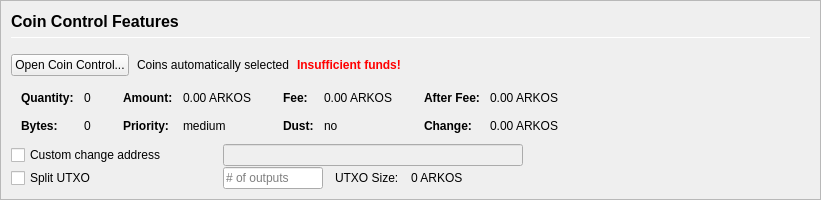
         <widget class="QFrame" name="frameCoinControl">
          <property name="sizePolicy">
           <sizepolicy hsizetype="Expanding" vsizetype="Expanding">
            <horstretch>0</horstretch>
            <verstretch>0</verstretch>
           </sizepolicy>
          </property>
          <property name="maximumSize">
           <size>
            <width>16777215</width>
            <height>16777215</height>
           </size>
          </property>
          <property name="frameShape">
           <enum>QFrame::StyledPanel</enum>
          </property>
          <property name="frameShadow">
           <enum>QFrame::Sunken</enum>
          </property>
          <layout class="QVBoxLayout" name="verticalLayoutCoinControl2">
           <property name="spacing">
            <number>0</number>
           </property>
           <property name="margin">
            <number>0</number>
           </property>
           <item>
            <widget class="QFrame" name="frameCoinControl_BG">
             <layout class="QVBoxLayout" name="verticalLayoutCoinControl" stretch="0,0,0,0,0,0">
              <property name="spacing">
               <number>1</number>
              </property>
              <property name="leftMargin">
               <number>10</number>
              </property>
              <property name="topMargin">
               <number>10</number>
              </property>
              <item>
               <layout class="QHBoxLayout" name="horizontalLayoutCoinControl1">
                <property name="bottomMargin">
                 <number>15</number>
                </property>
                <item>
                 <layout class="QVBoxLayout" name="verticalLayout_3">
                  <property name="spacing">
                   <number>6</number>
                  </property>
                  <item>
                   <widget class="QLabel" name="labelCoinControlFeatures">
                    <property name="sizePolicy">
                     <sizepolicy hsizetype="Preferred" vsizetype="Maximum">
                      <horstretch>0</horstretch>
                      <verstretch>0</verstretch>
                     </sizepolicy>
                    </property>
                    <property name="minimumSize">
                     <size>
                      <width>0</width>
                      <height>20</height>
                     </size>
                    </property>
                    <property name="font">
                     <font>
                      <pointsize>12</pointsize>
                      <weight>75</weight>
                      <bold>true</bold>
                     </font>
                    </property>
                    <property name="styleSheet">
                     <string notr="true">font-weight:bold;</string>
                    </property>
                    <property name="text">
                     <string>Coin Control Features</string>
                    </property>
                   </widget>
                  </item>
                  <item>
                   <widget class="Line" name="line">
                    <property name="minimumSize">
                     <size>
                      <width>0</width>
                      <height>1</height>
                     </size>
                    </property>
                    <property name="maximumSize">
                     <size>
                      <width>16777215</width>
                      <height>1</height>
                     </size>
                    </property>
                    <property name="orientation">
                     <enum>Qt::Horizontal</enum>
                    </property>
                   </widget>
                  </item>
                 </layout>
                </item>
               </layout>
              </item>
              <item>
               <layout class="QHBoxLayout" name="horizontalLayoutCoinControl2" stretch="0,0,0,0">
                <property name="spacing">
                 <number>8</number>
                </property>
                <property name="bottomMargin">
                 <number>10</number>
                </property>
                <item>
                 <widget class="QPushButton" name="pushButtonCoinControl">
                  <property name="styleSheet">
                   <string notr="true"/>
                  </property>
                  <property name="text">
                   <string>Open Coin Control...</string>
                  </property>
                  <property name="autoDefault">
                   <bool>false</bool>
                  </property>
                 </widget>
                </item>
                <item>
                 <widget class="QLabel" name="labelCoinControlAutomaticallySelected">
                  <property name="text">
                   <string>Coins automatically selected</string>
                  </property>
                  <property name="margin">
                   <number>5</number>
                  </property>
                 </widget>
                </item>
                <item>
                 <widget class="QLabel" name="labelCoinControlInsuffFunds">
                  <property name="font">
                   <font>
                    <weight>75</weight>
                    <bold>true</bold>
                   </font>
                  </property>
                  <property name="styleSheet">
                   <string notr="true">color:red;font-weight:bold;</string>
                  </property>
                  <property name="text">
                   <string>Insufficient funds!</string>
                  </property>
                  <property name="margin">
                   <number>5</number>
                  </property>
                 </widget>
                </item>
                <item>
                 <spacer name="horizontalSpacerCoinControl">
                  <property name="orientation">
                   <enum>Qt::Horizontal</enum>
                  </property>
                  <property name="sizeHint" stdset="0">
                   <size>
                    <width>40</width>
                    <height>1</height>
                   </size>
                  </property>
                 </spacer>
                </item>
               </layout>
              </item>
              <item>
               <widget class="QWidget" name="widgetCoinControl" native="true">
                <property name="sizePolicy">
                 <sizepolicy hsizetype="Preferred" vsizetype="Preferred">
                  <horstretch>0</horstretch>
                  <verstretch>0</verstretch>
                 </sizepolicy>
                </property>
                <property name="minimumSize">
                 <size>
                  <width>0</width>
                  <height>0</height>
                 </size>
                </property>
                <property name="styleSheet">
                 <string notr="true"/>
                </property>
                <layout class="QHBoxLayout" name="horizontalLayoutCoinControl5">
                 <property name="margin">
                  <number>0</number>
                 </property>
                 <item>
                  <layout class="QHBoxLayout" name="horizontalLayoutCoinControl3" stretch="0,0,0,1">
                   <property name="spacing">
                    <number>20</number>
                   </property>
                   <property name="topMargin">
                    <number>0</number>
                   </property>
                   <property name="bottomMargin">
                    <number>10</number>
                   </property>
                   <item>
                    <layout class="QFormLayout" name="formLayoutCoinControl1">
                     <property name="horizontalSpacing">
                      <number>10</number>
                     </property>
                     <property name="verticalSpacing">
                      <number>14</number>
                     </property>
                     <property name="leftMargin">
                      <number>10</number>
                     </property>
                     <property name="topMargin">
                      <number>4</number>
                     </property>
                     <property name="rightMargin">
                      <number>6</number>
                     </property>
                     <item row="0" column="0">
                      <widget class="QLabel" name="labelCoinControlQuantityText">
                       <property name="font">
                        <font>
                         <weight>75</weight>
                         <bold>true</bold>
                        </font>
                       </property>
                       <property name="text">
                        <string>Quantity:</string>
                       </property>
                       <property name="margin">
                        <number>0</number>
                       </property>
                      </widget>
                     </item>
                     <item row="0" column="1">
                      <widget class="QLabel" name="labelCoinControlQuantity">
                       <property name="cursor">
                        <cursorShape>IBeamCursor</cursorShape>
                       </property>
                       <property name="contextMenuPolicy">
                        <enum>Qt::ActionsContextMenu</enum>
                       </property>
                       <property name="text">
                        <string notr="true">0</string>
                       </property>
                       <property name="margin">
                        <number>0</number>
                       </property>
                       <property name="textInteractionFlags">
                        <set>Qt::LinksAccessibleByMouse|Qt::TextSelectableByKeyboard|Qt::TextSelectableByMouse</set>
                       </property>
                      </widget>
                     </item>
                     <item row="1" column="0">
                      <widget class="QLabel" name="labelCoinControlBytesText">
                       <property name="font">
                        <font>
                         <weight>75</weight>
                         <bold>true</bold>
                        </font>
                       </property>
                       <property name="text">
                        <string>Bytes:</string>
                       </property>
                      </widget>
                     </item>
                     <item row="1" column="1">
                      <widget class="QLabel" name="labelCoinControlBytes">
                       <property name="cursor">
                        <cursorShape>IBeamCursor</cursorShape>
                       </property>
                       <property name="contextMenuPolicy">
                        <enum>Qt::ActionsContextMenu</enum>
                       </property>
                       <property name="text">
                        <string notr="true">0</string>
                       </property>
                       <property name="textInteractionFlags">
                        <set>Qt::LinksAccessibleByMouse|Qt::TextSelectableByKeyboard|Qt::TextSelectableByMouse</set>
                       </property>
                      </widget>
                     </item>
                    </layout>
                   </item>
                   <item>
                    <layout class="QFormLayout" name="formLayoutCoinControl2">
                     <property name="horizontalSpacing">
                      <number>10</number>
                     </property>
                     <property name="verticalSpacing">
                      <number>14</number>
                     </property>
                     <property name="leftMargin">
                      <number>6</number>
                     </property>
                     <property name="topMargin">
                      <number>4</number>
                     </property>
                     <property name="rightMargin">
                      <number>6</number>
                     </property>
                     <item row="0" column="0">
                      <widget class="QLabel" name="labelCoinControlAmountText">
                       <property name="font">
                        <font>
                         <weight>75</weight>
                         <bold>true</bold>
                        </font>
                       </property>
                       <property name="text">
                        <string>Amount:</string>
                       </property>
                       <property name="margin">
                        <number>0</number>
                       </property>
                      </widget>
                     </item>
                     <item row="0" column="1">
                      <widget class="QLabel" name="labelCoinControlAmount">
                       <property name="cursor">
                        <cursorShape>IBeamCursor</cursorShape>
                       </property>
                       <property name="contextMenuPolicy">
                        <enum>Qt::ActionsContextMenu</enum>
                       </property>
                       <property name="text">
                        <string notr="true">0.00 ARKOS</string>
                       </property>
                       <property name="textInteractionFlags">
                        <set>Qt::LinksAccessibleByMouse|Qt::TextSelectableByKeyboard|Qt::TextSelectableByMouse</set>
                       </property>
                      </widget>
                     </item>
                     <item row="1" column="0">
                      <widget class="QLabel" name="labelCoinControlPriorityText">
                       <property name="font">
                        <font>
                         <weight>75</weight>
                         <bold>true</bold>
                        </font>
                       </property>
                       <property name="text">
                        <string>Priority:</string>
                       </property>
                      </widget>
                     </item>
                     <item row="1" column="1">
                      <widget class="QLabel" name="labelCoinControlPriority">
                       <property name="cursor">
                        <cursorShape>IBeamCursor</cursorShape>
                       </property>
                       <property name="contextMenuPolicy">
                        <enum>Qt::ActionsContextMenu</enum>
                       </property>
                       <property name="text">
                        <string>medium</string>
                       </property>
                       <property name="textInteractionFlags">
                        <set>Qt::LinksAccessibleByMouse|Qt::TextSelectableByKeyboard|Qt::TextSelectableByMouse</set>
                       </property>
                      </widget>
                     </item>
                    </layout>
                   </item>
                   <item>
                    <layout class="QFormLayout" name="formLayoutCoinControl3">
                     <property name="horizontalSpacing">
                      <number>10</number>
                     </property>
                     <property name="verticalSpacing">
                      <number>14</number>
                     </property>
                     <property name="leftMargin">
                      <number>6</number>
                     </property>
                     <property name="topMargin">
                      <number>4</number>
                     </property>
                     <property name="rightMargin">
                      <number>6</number>
                     </property>
                     <item row="0" column="0">
                      <widget class="QLabel" name="labelCoinControlFeeText">
                       <property name="font">
                        <font>
                         <weight>75</weight>
                         <bold>true</bold>
                        </font>
                       </property>
                       <property name="text">
                        <string>Fee:</string>
                       </property>
                       <property name="margin">
                        <number>0</number>
                       </property>
                      </widget>
                     </item>
                     <item row="0" column="1">
                      <widget class="QLabel" name="labelCoinControlFee">
                       <property name="cursor">
                        <cursorShape>IBeamCursor</cursorShape>
                       </property>
                       <property name="contextMenuPolicy">
                        <enum>Qt::ActionsContextMenu</enum>
                       </property>
                       <property name="text">
                        <string notr="true">0.00 ARKOS</string>
                       </property>
                       <property name="textInteractionFlags">
                        <set>Qt::LinksAccessibleByMouse|Qt::TextSelectableByKeyboard|Qt::TextSelectableByMouse</set>
                       </property>
                      </widget>
                     </item>
                     <item row="1" column="0">
                      <widget class="QLabel" name="labelCoinControlLowOutputText">
                       <property name="font">
                        <font>
                         <weight>75</weight>
                         <bold>true</bold>
                        </font>
                       </property>
                       <property name="text">
                        <string>Dust:</string>
                       </property>
                      </widget>
                     </item>
                     <item row="1" column="1">
                      <widget class="QLabel" name="labelCoinControlLowOutput">
                       <property name="cursor">
                        <cursorShape>IBeamCursor</cursorShape>
                       </property>
                       <property name="contextMenuPolicy">
                        <enum>Qt::ActionsContextMenu</enum>
                       </property>
                       <property name="text">
                        <string>no</string>
                       </property>
                       <property name="textInteractionFlags">
                        <set>Qt::LinksAccessibleByMouse|Qt::TextSelectableByKeyboard|Qt::TextSelectableByMouse</set>
                       </property>
                      </widget>
                     </item>
                    </layout>
                   </item>
                   <item>
                    <layout class="QFormLayout" name="formLayoutCoinControl4">
                     <property name="horizontalSpacing">
                      <number>10</number>
                     </property>
                     <property name="verticalSpacing">
                      <number>14</number>
                     </property>
                     <property name="leftMargin">
                      <number>6</number>
                     </property>
                     <property name="topMargin">
                      <number>4</number>
                     </property>
                     <property name="rightMargin">
                      <number>6</number>
                     </property>
                     <item row="0" column="0">
                      <widget class="QLabel" name="labelCoinControlAfterFeeText">
                       <property name="font">
                        <font>
                         <weight>75</weight>
                         <bold>true</bold>
                        </font>
                       </property>
                       <property name="text">
                        <string>After Fee:</string>
                       </property>
                       <property name="margin">
                        <number>0</number>
                       </property>
                      </widget>
                     </item>
                     <item row="0" column="1">
                      <widget class="QLabel" name="labelCoinControlAfterFee">
                       <property name="cursor">
                        <cursorShape>IBeamCursor</cursorShape>
                       </property>
                       <property name="contextMenuPolicy">
                        <enum>Qt::ActionsContextMenu</enum>
                       </property>
                       <property name="text">
                        <string notr="true">0.00 ARKOS</string>
                       </property>
                       <property name="textInteractionFlags">
                        <set>Qt::LinksAccessibleByMouse|Qt::TextSelectableByKeyboard|Qt::TextSelectableByMouse</set>
                       </property>
                      </widget>
                     </item>
                     <item row="1" column="0">
                      <widget class="QLabel" name="labelCoinControlChangeText">
                       <property name="font">
                        <font>
                         <weight>75</weight>
                         <bold>true</bold>
                        </font>
                       </property>
                       <property name="text">
                        <string>Change:</string>
                       </property>
                      </widget>
                     </item>
                     <item row="1" column="1">
                      <widget class="QLabel" name="labelCoinControlChange">
                       <property name="cursor">
                        <cursorShape>IBeamCursor</cursorShape>
                       </property>
                       <property name="contextMenuPolicy">
                        <enum>Qt::ActionsContextMenu</enum>
                       </property>
                       <property name="text">
                        <string notr="true">0.00 ARKOS</string>
                       </property>
                       <property name="textInteractionFlags">
                        <set>Qt::LinksAccessibleByMouse|Qt::TextSelectableByKeyboard|Qt::TextSelectableByMouse</set>
                       </property>
                      </widget>
                     </item>
                    </layout>
                   </item>
                  </layout>
                 </item>
                </layout>
               </widget>
              </item>
              <item>
               <layout class="QHBoxLayout" name="horizontalLayoutCoinControl4">
                <property name="spacing">
                 <number>12</number>
                </property>
                <property name="sizeConstraint">
                 <enum>QLayout::SetDefaultConstraint</enum>
                </property>
                <property name="topMargin">
                 <number>0</number>
                </property>
                <property name="rightMargin">
                 <number>0</number>
                </property>
                <item>
                 <widget class="QCheckBox" name="checkBoxCoinControlChange">
                  <property name="sizePolicy">
                   <sizepolicy hsizetype="Preferred" vsizetype="Preferred">
                    <horstretch>0</horstretch>
                    <verstretch>0</verstretch>
                   </sizepolicy>
                  </property>
                  <property name="minimumSize">
                   <size>
                    <width>200</width>
                    <height>0</height>
                   </size>
                  </property>
                  <property name="maximumSize">
                   <size>
                    <width>200</width>
                    <height>16777215</height>
                   </size>
                  </property>
                  <property name="toolTip">
                   <string>If this is activated, but the change address is empty or invalid, change will be sent to a newly generated address.</string>
                  </property>
                  <property name="text">
                   <string>Custom change address</string>
                  </property>
                 </widget>
                </item>
                <item>
                 <widget class="QValidatedLineEdit" name="lineEditCoinControlChange">
                  <property name="enabled">
                   <bool>false</bool>
                  </property>
                  <property name="sizePolicy">
                   <sizepolicy hsizetype="Preferred" vsizetype="Preferred">
                    <horstretch>0</horstretch>
                    <verstretch>0</verstretch>
                   </sizepolicy>
                  </property>
                  <property name="minimumSize">
                   <size>
                    <width>300</width>
                    <height>0</height>
                   </size>
                  </property>
                 </widget>
                </item>
                <item>
                 <widget class="QLabel" name="labelCoinControlChangeLabel">
                  <property name="sizePolicy">
                   <sizepolicy hsizetype="Preferred" vsizetype="Preferred">
                    <horstretch>0</horstretch>
                    <verstretch>0</verstretch>
                   </sizepolicy>
                  </property>
                  <property name="minimumSize">
                   <size>
                    <width>100</width>
                    <height>0</height>
                   </size>
                  </property>
                  <property name="text">
                   <string/>
                  </property>
                  <property name="margin">
                   <number>3</number>
                  </property>
                 </widget>
                </item>
               </layout>
              </item>
              <item>
               <layout class="QHBoxLayout" name="horizontalLayoutCoinControl6">
                <property name="spacing">
                 <number>12</number>
                </property>
                <property name="rightMargin">
                 <number>0</number>
                </property>
                <item>
                 <widget class="QCheckBox" name="splitBlockCheckBox">
                  <property name="sizePolicy">
                   <sizepolicy hsizetype="Preferred" vsizetype="Preferred">
                    <horstretch>0</horstretch>
                    <verstretch>0</verstretch>
                   </sizepolicy>
                  </property>
                  <property name="minimumSize">
                   <size>
                    <width>200</width>
                    <height>0</height>
                   </size>
                  </property>
                  <property name="maximumSize">
                   <size>
                    <width>200</width>
                    <height>16777215</height>
                   </size>
                  </property>
                  <property name="text">
                   <string>Split UTXO</string>
                  </property>
                 </widget>
                </item>
                <item>
                 <widget class="QLineEdit" name="splitBlockLineEdit">
                  <property name="sizePolicy">
                   <sizepolicy hsizetype="Preferred" vsizetype="Preferred">
                    <horstretch>50</horstretch>
                    <verstretch>0</verstretch>
                   </sizepolicy>
                  </property>
                  <property name="minimumSize">
                   <size>
                    <width>100</width>
                    <height>0</height>
                   </size>
                  </property>
                  <property name="maximumSize">
                   <size>
                    <width>100</width>
                    <height>16777215</height>
                   </size>
                  </property>
                  <property name="placeholderText">
                   <string># of outputs</string>
                  </property>
                 </widget>
                </item>
                <item>
                 <widget class="QLabel" name="labelBlockSizeText">
                  <property name="text">
                   <string>UTXO Size:</string>
                  </property>
                 </widget>
                </item>
                <item>
                 <widget class="QLabel" name="labelBlockSize">
                  <property name="text">
                   <string>0 ARKOS</string>
                  </property>
                 </widget>
                </item>
                <item>
                 <spacer name="horizontalSpacer_7">
                  <property name="orientation">
                   <enum>Qt::Horizontal</enum>
                  </property>
                  <property name="sizeHint" stdset="0">
                   <size>
                    <width>40</width>
                    <height>20</height>
                   </size>
                  </property>
                 </spacer>
                </item>
               </layout>
              </item>
              <item>
               <spacer name="verticalSpacerCoinControl">
                <property name="orientation">
                 <enum>Qt::Vertical</enum>
                </property>
                <property name="sizeHint" stdset="0">
                 <size>
                  <width>800</width>
                  <height>1</height>
                 </size>
                </property>
               </spacer>
              </item>
             </layout>
            </widget>
           </item>
          </layout>
         </widget>
